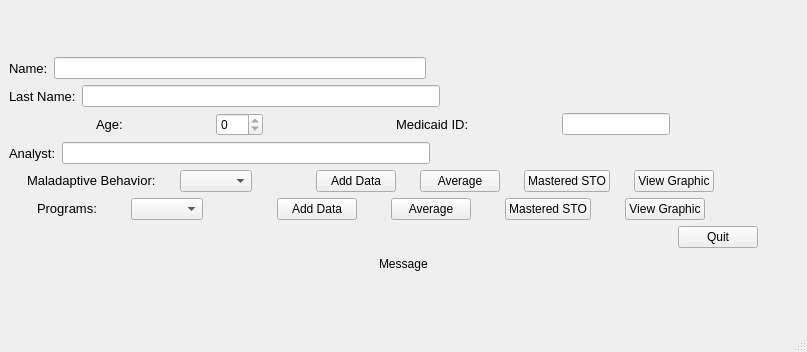
<?xml version="1.0" encoding="UTF-8"?>
<ui version="4.0">
 <class>MainWindow</class>
 <widget class="QMainWindow" name="MainWindow">
  <property name="geometry">
   <rect>
    <x>0</x>
    <y>0</y>
    <width>807</width>
    <height>352</height>
   </rect>
  </property>
  <property name="windowTitle">
   <string>Data Kid View</string>
  </property>
  <widget class="QWidget" name="centralwidget">
   <layout class="QVBoxLayout" name="verticalLayout_3">
    <item>
     <spacer name="verticalSpacer">
      <property name="orientation">
       <enum>Qt::Vertical</enum>
      </property>
      <property name="sizeHint" stdset="0">
       <size>
        <width>20</width>
        <height>40</height>
       </size>
      </property>
     </spacer>
    </item>
    <item>
     <layout class="QHBoxLayout" name="horizontalLayout">
      <item>
       <widget class="QLabel" name="label">
        <property name="font">
         <font>
          <pointsize>10</pointsize>
         </font>
        </property>
        <property name="text">
         <string>Name:</string>
        </property>
       </widget>
      </item>
      <item>
       <widget class="QLineEdit" name="kidName_lineEdit">
        <property name="font">
         <font>
          <pointsize>9</pointsize>
         </font>
        </property>
        <property name="readOnly">
         <bool>true</bool>
        </property>
       </widget>
      </item>
      <item>
       <spacer name="horizontalSpacer_2">
        <property name="orientation">
         <enum>Qt::Horizontal</enum>
        </property>
        <property name="sizeHint" stdset="0">
         <size>
          <width>40</width>
          <height>20</height>
         </size>
        </property>
       </spacer>
      </item>
     </layout>
    </item>
    <item>
     <layout class="QHBoxLayout" name="horizontalLayout_6">
      <item>
       <widget class="QLabel" name="label_5">
        <property name="font">
         <font>
          <pointsize>10</pointsize>
         </font>
        </property>
        <property name="text">
         <string>Last Name:</string>
        </property>
       </widget>
      </item>
      <item>
       <widget class="QLineEdit" name="lineEdit">
        <property name="font">
         <font>
          <pointsize>9</pointsize>
         </font>
        </property>
        <property name="readOnly">
         <bool>true</bool>
        </property>
       </widget>
      </item>
      <item>
       <spacer name="horizontalSpacer_10">
        <property name="orientation">
         <enum>Qt::Horizontal</enum>
        </property>
        <property name="sizeHint" stdset="0">
         <size>
          <width>40</width>
          <height>20</height>
         </size>
        </property>
       </spacer>
      </item>
     </layout>
    </item>
    <item>
     <layout class="QHBoxLayout" name="horizontalLayout_4">
      <item>
       <widget class="QLabel" name="label_2">
        <property name="sizePolicy">
         <sizepolicy hsizetype="Fixed" vsizetype="Fixed">
          <horstretch>0</horstretch>
          <verstretch>0</verstretch>
         </sizepolicy>
        </property>
        <property name="font">
         <font>
          <pointsize>10</pointsize>
         </font>
        </property>
        <property name="text">
         <string>Age:</string>
        </property>
       </widget>
      </item>
      <item>
       <widget class="QSpinBox" name="kidAge_spinBox">
        <property name="enabled">
         <bool>true</bool>
        </property>
        <property name="sizePolicy">
         <sizepolicy hsizetype="Fixed" vsizetype="Fixed">
          <horstretch>0</horstretch>
          <verstretch>0</verstretch>
         </sizepolicy>
        </property>
        <property name="font">
         <font>
          <pointsize>9</pointsize>
         </font>
        </property>
        <property name="focusPolicy">
         <enum>Qt::NoFocus</enum>
        </property>
        <property name="readOnly">
         <bool>true</bool>
        </property>
        <property name="maximum">
         <number>200</number>
        </property>
       </widget>
      </item>
      <item>
       <spacer name="horizontalSpacer">
        <property name="orientation">
         <enum>Qt::Horizontal</enum>
        </property>
        <property name="sizeType">
         <enum>QSizePolicy::Fixed</enum>
        </property>
        <property name="sizeHint" stdset="0">
         <size>
          <width>40</width>
          <height>20</height>
         </size>
        </property>
       </spacer>
      </item>
      <item>
       <widget class="QLabel" name="label_6">
        <property name="sizePolicy">
         <sizepolicy hsizetype="Fixed" vsizetype="Fixed">
          <horstretch>0</horstretch>
          <verstretch>0</verstretch>
         </sizepolicy>
        </property>
        <property name="font">
         <font>
          <pointsize>10</pointsize>
         </font>
        </property>
        <property name="text">
         <string>Medicaid ID:</string>
        </property>
       </widget>
      </item>
      <item>
       <widget class="QLineEdit" name="medicaidID_line_edit">
        <property name="sizePolicy">
         <sizepolicy hsizetype="Fixed" vsizetype="Fixed">
          <horstretch>0</horstretch>
          <verstretch>0</verstretch>
         </sizepolicy>
        </property>
        <property name="font">
         <font>
          <pointsize>9</pointsize>
         </font>
        </property>
        <property name="focusPolicy">
         <enum>Qt::NoFocus</enum>
        </property>
        <property name="readOnly">
         <bool>true</bool>
        </property>
       </widget>
      </item>
      <item>
       <spacer name="horizontalSpacer_13">
        <property name="orientation">
         <enum>Qt::Horizontal</enum>
        </property>
        <property name="sizeType">
         <enum>QSizePolicy::Fixed</enum>
        </property>
        <property name="sizeHint" stdset="0">
         <size>
          <width>40</width>
          <height>20</height>
         </size>
        </property>
       </spacer>
      </item>
     </layout>
    </item>
    <item>
     <layout class="QHBoxLayout" name="horizontalLayout_8">
      <item>
       <widget class="QLabel" name="label_7">
        <property name="font">
         <font>
          <pointsize>10</pointsize>
         </font>
        </property>
        <property name="text">
         <string>Analyst:</string>
        </property>
       </widget>
      </item>
      <item>
       <widget class="QLineEdit" name="lineEdit_2">
        <property name="font">
         <font>
          <pointsize>9</pointsize>
         </font>
        </property>
        <property name="readOnly">
         <bool>true</bool>
        </property>
       </widget>
      </item>
      <item>
       <spacer name="horizontalSpacer_15">
        <property name="orientation">
         <enum>Qt::Horizontal</enum>
        </property>
        <property name="sizeHint" stdset="0">
         <size>
          <width>40</width>
          <height>20</height>
         </size>
        </property>
       </spacer>
      </item>
     </layout>
    </item>
    <item>
     <layout class="QHBoxLayout" name="horizontalLayout_3">
      <item>
       <widget class="QLabel" name="label_3">
        <property name="sizePolicy">
         <sizepolicy hsizetype="Fixed" vsizetype="Fixed">
          <horstretch>0</horstretch>
          <verstretch>0</verstretch>
         </sizepolicy>
        </property>
        <property name="font">
         <font>
          <pointsize>10</pointsize>
         </font>
        </property>
        <property name="text">
         <string>Maladaptive Behavior:</string>
        </property>
       </widget>
      </item>
      <item>
       <widget class="QComboBox" name="comboBox_3">
        <property name="sizePolicy">
         <sizepolicy hsizetype="Fixed" vsizetype="Fixed">
          <horstretch>0</horstretch>
          <verstretch>0</verstretch>
         </sizepolicy>
        </property>
        <property name="font">
         <font>
          <pointsize>9</pointsize>
         </font>
        </property>
       </widget>
      </item>
      <item>
       <spacer name="horizontalSpacer_4">
        <property name="orientation">
         <enum>Qt::Horizontal</enum>
        </property>
        <property name="sizeType">
         <enum>QSizePolicy::Fixed</enum>
        </property>
        <property name="sizeHint" stdset="0">
         <size>
          <width>40</width>
          <height>20</height>
         </size>
        </property>
       </spacer>
      </item>
      <item>
       <widget class="QPushButton" name="addBehaviors_Button">
        <property name="sizePolicy">
         <sizepolicy hsizetype="Fixed" vsizetype="Fixed">
          <horstretch>0</horstretch>
          <verstretch>0</verstretch>
         </sizepolicy>
        </property>
        <property name="font">
         <font>
          <pointsize>9</pointsize>
         </font>
        </property>
        <property name="focusPolicy">
         <enum>Qt::NoFocus</enum>
        </property>
        <property name="text">
         <string>Add Data</string>
        </property>
       </widget>
      </item>
      <item>
       <widget class="QPushButton" name="behavior_view_average__pushButton">
        <property name="sizePolicy">
         <sizepolicy hsizetype="Fixed" vsizetype="Fixed">
          <horstretch>0</horstretch>
          <verstretch>0</verstretch>
         </sizepolicy>
        </property>
        <property name="font">
         <font>
          <pointsize>9</pointsize>
         </font>
        </property>
        <property name="focusPolicy">
         <enum>Qt::NoFocus</enum>
        </property>
        <property name="text">
         <string>Average</string>
        </property>
       </widget>
      </item>
      <item>
       <widget class="QPushButton" name="behaviors_sto_pushButton">
        <property name="sizePolicy">
         <sizepolicy hsizetype="Fixed" vsizetype="Fixed">
          <horstretch>0</horstretch>
          <verstretch>0</verstretch>
         </sizepolicy>
        </property>
        <property name="font">
         <font>
          <pointsize>9</pointsize>
         </font>
        </property>
        <property name="focusPolicy">
         <enum>Qt::NoFocus</enum>
        </property>
        <property name="text">
         <string>Mastered STO</string>
        </property>
       </widget>
      </item>
      <item>
       <widget class="QPushButton" name="graphics_behavior_pushButton">
        <property name="sizePolicy">
         <sizepolicy hsizetype="Fixed" vsizetype="Fixed">
          <horstretch>0</horstretch>
          <verstretch>0</verstretch>
         </sizepolicy>
        </property>
        <property name="font">
         <font>
          <pointsize>9</pointsize>
         </font>
        </property>
        <property name="focusPolicy">
         <enum>Qt::NoFocus</enum>
        </property>
        <property name="text">
         <string>View Graphic</string>
        </property>
       </widget>
      </item>
      <item>
       <spacer name="horizontalSpacer_3">
        <property name="orientation">
         <enum>Qt::Horizontal</enum>
        </property>
        <property name="sizeType">
         <enum>QSizePolicy::Fixed</enum>
        </property>
        <property name="sizeHint" stdset="0">
         <size>
          <width>60</width>
          <height>20</height>
         </size>
        </property>
       </spacer>
      </item>
     </layout>
    </item>
    <item>
     <layout class="QHBoxLayout" name="horizontalLayout_2">
      <item>
       <widget class="QLabel" name="label_4">
        <property name="sizePolicy">
         <sizepolicy hsizetype="Fixed" vsizetype="Fixed">
          <horstretch>0</horstretch>
          <verstretch>0</verstretch>
         </sizepolicy>
        </property>
        <property name="font">
         <font>
          <pointsize>10</pointsize>
         </font>
        </property>
        <property name="text">
         <string>Programs:</string>
        </property>
       </widget>
      </item>
      <item>
       <widget class="QComboBox" name="comboBox">
        <property name="sizePolicy">
         <sizepolicy hsizetype="Fixed" vsizetype="Fixed">
          <horstretch>0</horstretch>
          <verstretch>0</verstretch>
         </sizepolicy>
        </property>
        <property name="font">
         <font>
          <pointsize>9</pointsize>
         </font>
        </property>
       </widget>
      </item>
      <item>
       <spacer name="horizontalSpacer_5">
        <property name="orientation">
         <enum>Qt::Horizontal</enum>
        </property>
        <property name="sizeType">
         <enum>QSizePolicy::Fixed</enum>
        </property>
        <property name="sizeHint" stdset="0">
         <size>
          <width>40</width>
          <height>20</height>
         </size>
        </property>
       </spacer>
      </item>
      <item>
       <widget class="QPushButton" name="addProgram_Button">
        <property name="sizePolicy">
         <sizepolicy hsizetype="Fixed" vsizetype="Fixed">
          <horstretch>0</horstretch>
          <verstretch>0</verstretch>
         </sizepolicy>
        </property>
        <property name="font">
         <font>
          <pointsize>9</pointsize>
         </font>
        </property>
        <property name="focusPolicy">
         <enum>Qt::NoFocus</enum>
        </property>
        <property name="text">
         <string>Add Data</string>
        </property>
       </widget>
      </item>
      <item>
       <widget class="QPushButton" name="program_view_average__pushButton">
        <property name="sizePolicy">
         <sizepolicy hsizetype="Fixed" vsizetype="Fixed">
          <horstretch>0</horstretch>
          <verstretch>0</verstretch>
         </sizepolicy>
        </property>
        <property name="font">
         <font>
          <pointsize>9</pointsize>
         </font>
        </property>
        <property name="focusPolicy">
         <enum>Qt::NoFocus</enum>
        </property>
        <property name="text">
         <string>Average</string>
        </property>
       </widget>
      </item>
      <item>
       <widget class="QPushButton" name="programs_sto_pushButton">
        <property name="sizePolicy">
         <sizepolicy hsizetype="Fixed" vsizetype="Fixed">
          <horstretch>0</horstretch>
          <verstretch>0</verstretch>
         </sizepolicy>
        </property>
        <property name="font">
         <font>
          <pointsize>9</pointsize>
         </font>
        </property>
        <property name="focusPolicy">
         <enum>Qt::NoFocus</enum>
        </property>
        <property name="text">
         <string>Mastered STO</string>
        </property>
       </widget>
      </item>
      <item>
       <widget class="QPushButton" name="graphics_program_pushButton">
        <property name="sizePolicy">
         <sizepolicy hsizetype="Fixed" vsizetype="Fixed">
          <horstretch>0</horstretch>
          <verstretch>0</verstretch>
         </sizepolicy>
        </property>
        <property name="font">
         <font>
          <pointsize>9</pointsize>
         </font>
        </property>
        <property name="focusPolicy">
         <enum>Qt::NoFocus</enum>
        </property>
        <property name="text">
         <string>View Graphic</string>
        </property>
       </widget>
      </item>
      <item>
       <spacer name="horizontalSpacer_6">
        <property name="orientation">
         <enum>Qt::Horizontal</enum>
        </property>
        <property name="sizeType">
         <enum>QSizePolicy::Fixed</enum>
        </property>
        <property name="sizeHint" stdset="0">
         <size>
          <width>60</width>
          <height>20</height>
         </size>
        </property>
       </spacer>
      </item>
     </layout>
    </item>
    <item>
     <layout class="QHBoxLayout" name="horizontalLayout_5">
      <item>
       <spacer name="horizontalSpacer_8">
        <property name="orientation">
         <enum>Qt::Horizontal</enum>
        </property>
        <property name="sizeHint" stdset="0">
         <size>
          <width>40</width>
          <height>20</height>
         </size>
        </property>
       </spacer>
      </item>
      <item>
       <widget class="QPushButton" name="finish_pushButton">
        <property name="font">
         <font>
          <pointsize>9</pointsize>
         </font>
        </property>
        <property name="focusPolicy">
         <enum>Qt::NoFocus</enum>
        </property>
        <property name="text">
         <string>Quit</string>
        </property>
       </widget>
      </item>
      <item>
       <spacer name="horizontalSpacer_9">
        <property name="orientation">
         <enum>Qt::Horizontal</enum>
        </property>
        <property name="sizeType">
         <enum>QSizePolicy::Fixed</enum>
        </property>
        <property name="sizeHint" stdset="0">
         <size>
          <width>40</width>
          <height>20</height>
         </size>
        </property>
       </spacer>
      </item>
     </layout>
    </item>
    <item>
     <layout class="QHBoxLayout" name="horizontalLayout_7">
      <item>
       <spacer name="horizontalSpacer_11">
        <property name="orientation">
         <enum>Qt::Horizontal</enum>
        </property>
        <property name="sizeHint" stdset="0">
         <size>
          <width>40</width>
          <height>20</height>
         </size>
        </property>
       </spacer>
      </item>
      <item>
       <widget class="QLabel" name="message_label">
        <property name="font">
         <font>
          <pointsize>9</pointsize>
         </font>
        </property>
        <property name="text">
         <string>Message</string>
        </property>
       </widget>
      </item>
      <item>
       <spacer name="horizontalSpacer_12">
        <property name="orientation">
         <enum>Qt::Horizontal</enum>
        </property>
        <property name="sizeHint" stdset="0">
         <size>
          <width>40</width>
          <height>20</height>
         </size>
        </property>
       </spacer>
      </item>
     </layout>
    </item>
    <item>
     <spacer name="verticalSpacer_2">
      <property name="orientation">
       <enum>Qt::Vertical</enum>
      </property>
      <property name="sizeHint" stdset="0">
       <size>
        <width>20</width>
        <height>40</height>
       </size>
      </property>
     </spacer>
    </item>
   </layout>
   <zorder>verticalSpacer</zorder>
   <zorder>verticalSpacer_2</zorder>
  </widget>
  <widget class="QMenuBar" name="menubar">
   <property name="geometry">
    <rect>
     <x>0</x>
     <y>0</y>
     <width>807</width>
     <height>26</height>
    </rect>
   </property>
  </widget>
  <widget class="QStatusBar" name="statusbar"/>
 </widget>
 <resources/>
 <connections/>
</ui>
